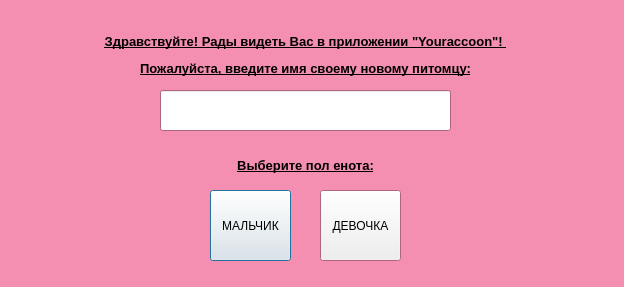
<?xml version="1.0" encoding="UTF-8"?>
<ui version="4.0">
 <class>Dialog</class>
 <widget class="QDialog" name="Dialog">
  <property name="geometry">
   <rect>
    <x>0</x>
    <y>0</y>
    <width>624</width>
    <height>287</height>
   </rect>
  </property>
  <property name="palette">
   <palette>
    <active>
     <colorrole role="Base">
      <brush brushstyle="SolidPattern">
       <color alpha="255">
        <red>255</red>
        <green>255</green>
        <blue>255</blue>
       </color>
      </brush>
     </colorrole>
     <colorrole role="Window">
      <brush brushstyle="SolidPattern">
       <color alpha="255">
        <red>244</red>
        <green>143</green>
        <blue>177</blue>
       </color>
      </brush>
     </colorrole>
    </active>
    <inactive>
     <colorrole role="Base">
      <brush brushstyle="SolidPattern">
       <color alpha="255">
        <red>255</red>
        <green>255</green>
        <blue>255</blue>
       </color>
      </brush>
     </colorrole>
     <colorrole role="Window">
      <brush brushstyle="SolidPattern">
       <color alpha="255">
        <red>244</red>
        <green>143</green>
        <blue>177</blue>
       </color>
      </brush>
     </colorrole>
    </inactive>
    <disabled>
     <colorrole role="Base">
      <brush brushstyle="SolidPattern">
       <color alpha="255">
        <red>244</red>
        <green>143</green>
        <blue>177</blue>
       </color>
      </brush>
     </colorrole>
     <colorrole role="Window">
      <brush brushstyle="SolidPattern">
       <color alpha="255">
        <red>244</red>
        <green>143</green>
        <blue>177</blue>
       </color>
      </brush>
     </colorrole>
    </disabled>
   </palette>
  </property>
  <property name="cursor">
   <cursorShape>CrossCursor</cursorShape>
  </property>
  <property name="windowTitle">
   <string>Приветствие</string>
  </property>
  <widget class="QLabel" name="hello_label">
   <property name="geometry">
    <rect>
     <x>10</x>
     <y>10</y>
     <width>591</width>
     <height>91</height>
    </rect>
   </property>
   <property name="text">
    <string>&lt;html&gt;&lt;head/&gt;&lt;body&gt;&lt;p align=&quot;center&quot;&gt;&lt;span style=&quot; font-size:10pt; font-weight:600; text-decoration: underline;&quot;&gt;Здравствуйте! Рады видеть Вас в приложении &amp;quot;Youraccoon&amp;quot;! &lt;/span&gt;&lt;/p&gt;&lt;p align=&quot;center&quot;&gt;&lt;span style=&quot; font-size:10pt; font-weight:600; text-decoration: underline;&quot;&gt;Пожалуйста, введите имя своему новому питомцу:&lt;/span&gt;&lt;/p&gt;&lt;/body&gt;&lt;/html&gt;</string>
   </property>
  </widget>
  <widget class="QLineEdit" name="name_of_raccoon">
   <property name="geometry">
    <rect>
     <x>160</x>
     <y>90</y>
     <width>291</width>
     <height>41</height>
    </rect>
   </property>
  </widget>
  <widget class="QLabel" name="hello_label_2">
   <property name="geometry">
    <rect>
     <x>160</x>
     <y>130</y>
     <width>291</width>
     <height>71</height>
    </rect>
   </property>
   <property name="text">
    <string>&lt;html&gt;&lt;head/&gt;&lt;body&gt;&lt;p align=&quot;center&quot;&gt;&lt;span style=&quot; font-size:10pt; font-weight:600; text-decoration: underline;&quot;&gt;Выберите пол енота:&lt;/span&gt;&lt;/p&gt;&lt;/body&gt;&lt;/html&gt;</string>
   </property>
  </widget>
  <widget class="QPushButton" name="gender_m">
   <property name="geometry">
    <rect>
     <x>210</x>
     <y>190</y>
     <width>81</width>
     <height>71</height>
    </rect>
   </property>
   <property name="text">
    <string>МАЛЬЧИК</string>
   </property>
  </widget>
  <widget class="QPushButton" name="gender_f">
   <property name="geometry">
    <rect>
     <x>320</x>
     <y>190</y>
     <width>81</width>
     <height>71</height>
    </rect>
   </property>
   <property name="text">
    <string>ДЕВОЧКА</string>
   </property>
  </widget>
 </widget>
 <resources/>
 <connections/>
</ui>
